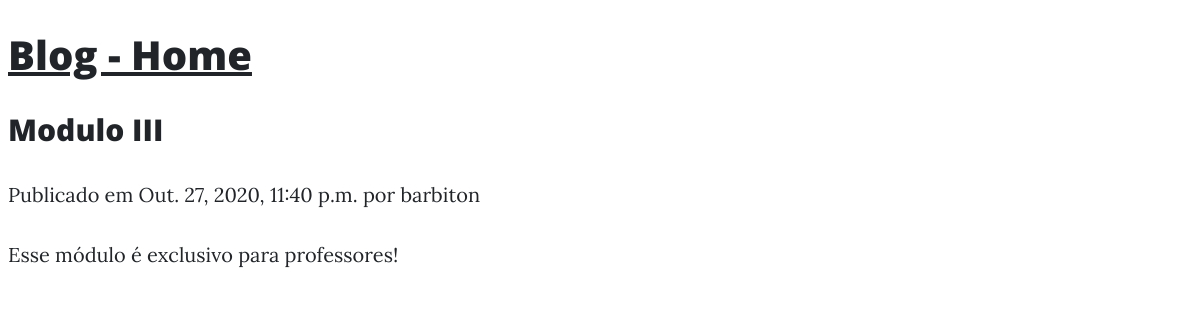
Screenshot of /modulo-iii/ with the database file from the repository.
### blog/models.py (models this page shows, shortened)
class Post(models.Model):
    STATUS_CHOICES = (
        ('draft', 'draft'),
        ('published', 'published'),
    )
    title = models.CharField(max_length=255)
    slug = models.SlugField(max_length=250, unique=True)
    author = models.ForeignKey(User, on_delete=models.CASCADE)
    body = models.TextField()
    publish =  models.DateTimeField(default=timezone.now)
    created = models.DateTimeField(auto_now_add=True)
    updated = models.DateTimeField(auto_now=True)
    status = models.CharField(max_length=10,
                              choices=STATUS_CHOICES,
                              default='draft')
    objects = models.Manager()
    published = PublishedManager()
    class Meta:
        ordering = ("-created",)

### blog/views.py (the view)
# urls.py: path("<slug:slug>/", views.PostDetailView.as_view(), name="detail"),
class PostDetailView(DetailView):
    model = Post

### blog/templates/blog/post_detail.html (shortened to what this page needs)
{% extends "blog/base.html" %}
{% block content %}
    <div class="post-entry">
    <h2>{{ post.title }}</h2>
    <p class="date">
        Publicado em {{ post.created }} por {{ post.author }}
    </p>
    </div>
    {{ post.body|linebreaks }}
{% endblock %}

### rows the page displays
Post: title "Modulo III", created "Out. 27, 2020, 11:40 p.m.", author "barbiton", body "Esse módulo é exclusivo para professores!"
